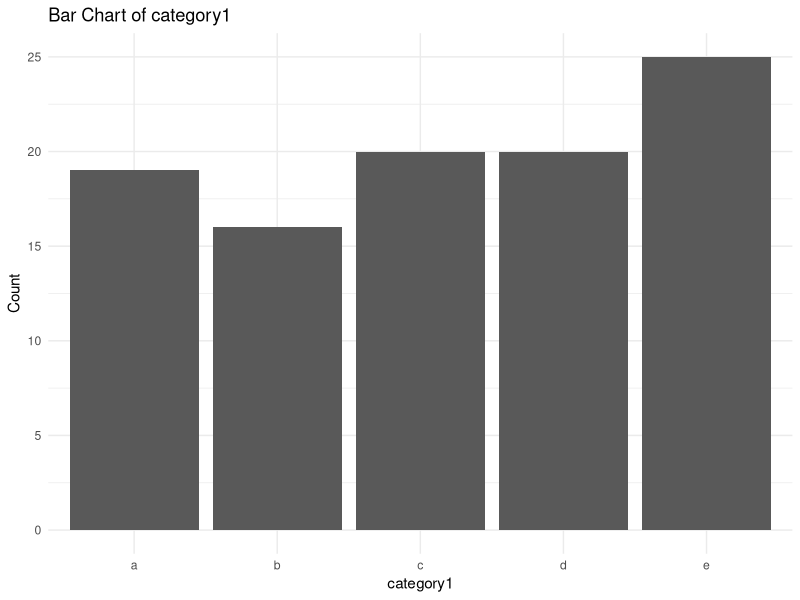
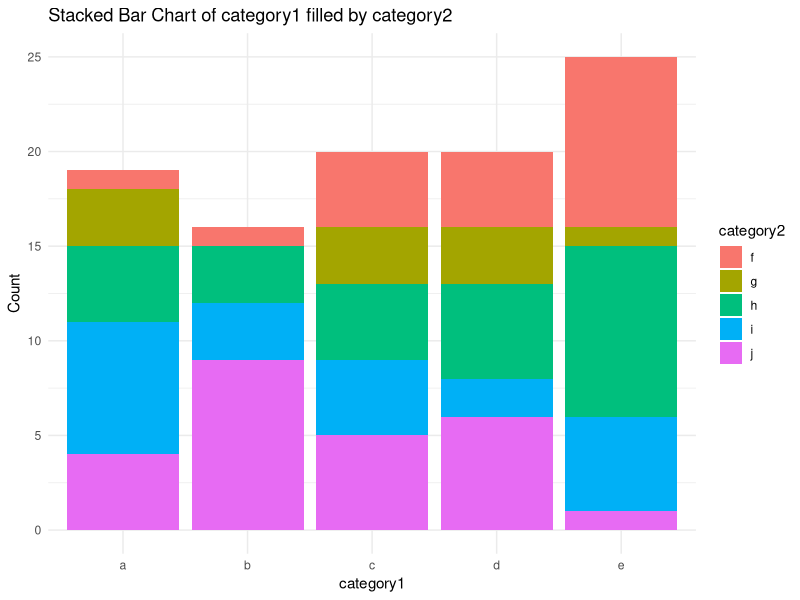

Recreate these plots in R, in order.


# Function to programmatically barcharts:

plot.one.variable <- function(.data, x_var, fill_var = NULL, pos="identity", orientation="vertical", leg.pos = "bottom", title = "My bar chart", subtitle = " ", x.title = " ", y.title = " ", show_bar_count=FALSE){
  
  fill_var <- enquo(fill_var)
  
  if (dplyr::is_grouped_df(.data)) {
    return(dplyr::do(.data, plot.one.variable(.)))
  }
  
  p <-
    if(is.null( {{fill_var}} )){
      .data %>% 
        ggplot(aes({{x_var}})) 
    } else {
      .data %>% 
        ggplot(aes({{x_var}}, fill = !!fill_var))
    }
  
  plot <- p +
    geom_bar(position=pos)+
    general_graphs_options + 
    theme(legend.position=leg.pos) +
    labs(title=title,
         subtitle=subtitle,
         x = x.title,
         y = y.title)
  
  if(orientation == "horizontal"){
    plot <- plot + coord_flip()
  }
  if(show_bar_count){
    plot <- plot + geom_text(stat = "count", aes(label= after_stat(count), vjust=-0.2)) 
  }
  return(plot)
}

# Function for confidence intervals plots:

ci_plot <- function(.data, var_1, var_2, mean_var, title = "My ci plot", subtitle = ""){
  
  var_1 <- enquo(var_1)
  var_2 <- enquo(var_2)
  mean_var <- enquo(mean_var)
  
  .data %>% 
    group_by(!!var_1, !!var_2) %>%
    summarise(
      mean_value = mean(!!mean_var),
      sd_value = sd(!!mean_var),
      n = n(),
      se = sd_value / sqrt(n), # standard error
      ci_lower = mean_value - qt(1 - 0.05 / 2, n - 1) * se, # 95% CI lower bound
      ci_upper = mean_value + qt(1 - 0.05 / 2, n - 1) * se  # 95% CI upper bound
    ) %>% 
    ggplot(aes(x = !!var_1, y = mean_value, shape = !!var_2)) +
    geom_point(size=2) +
    facet_wrap(vars(!!var_2)) +
    geom_errorbar(aes(ymin = ci_lower, ymax = ci_upper), width = 0.1 ) +
    general_graphs_options + 
    theme(strip.placement = "outside") +
    labs(title=title,
         subtitle = subtitle,
         x="",
         y="") 
}

# Load the necessary library
library(ggplot2)

# Define the function
plot_bars <- function(data, x_var, fill_var = NULL) {
  # Check if fill_var is provided
  if (is.null(fill_var)) {
    # Create the ggplot object for the single variable bar chart
    p <- ggplot(data, aes_string(x = x_var)) +
      geom_bar() +
      labs(title = paste("Bar Chart of", x_var),
           x = x_var, y = "Count") +
      theme_minimal()
  } else {
    # Create the ggplot object for the stacked bar chart
    p <- ggplot(data, aes_string(x = x_var, fill = fill_var)) +
      geom_bar(position = "stack") +
      labs(title = paste("Stacked Bar Chart of", x_var, "filled by", fill_var),
           x = x_var, y = "Count") +
      theme_minimal()
  }
  
  # Return the plot
  return(p)
}

# Example usage
# Create a sample data frame
df <- data.frame(
  category1 = sample(letters[1:5], 100, replace = TRUE),
  category2 = sample(letters[6:10], 100, replace = TRUE)
)

# Plot single variable bar chart
single_var_plot <- plot_bars(df, "category1")
print(single_var_plot)

# Plot stacked bar chart
stacked_bar_plot <- plot_bars(df, "category1", "category2")
print(stacked_bar_plot)
